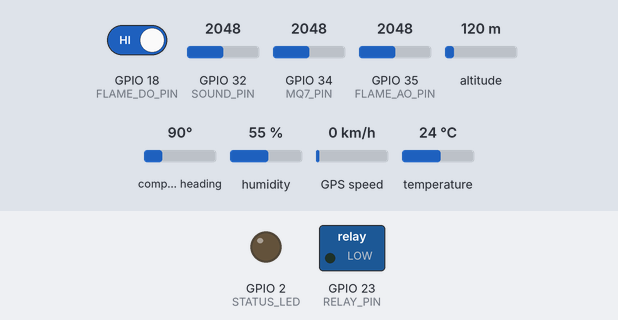
This sketch was run on a simulated ESP32. On the bench: switched loads named in the sketch (green lamp = pin HIGH), output pins drawn as LEDs (lit = HIGH). The test bench sets the inputs (shaded band); at power-on: GPIO 35 (FLAME_AO_PIN) = 2048, GPIO 18 (FLAME_DO_PIN) HIGH, GPIO 32 (SOUND_PIN) = 2048, GPIO 34 (MQ7_PIN) = 2048, altitude 120 m, compass heading 90°, humidity 55 %, GPS speed 0 km/h, temperature 24 °C. WiFi joins after 1.5 s; servers stay silent unless stated; uploads are accepted with an empty reply; the GPS gets a fix after 3 s at 37.7749, -122.4194 with 8 satellites; what the sketch prints to the serial monitor is not drawn.

Above: at 0.0 s.
At 1.1 s:
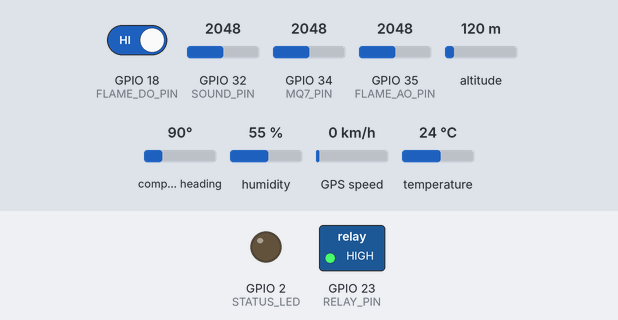
At 3.7 s:
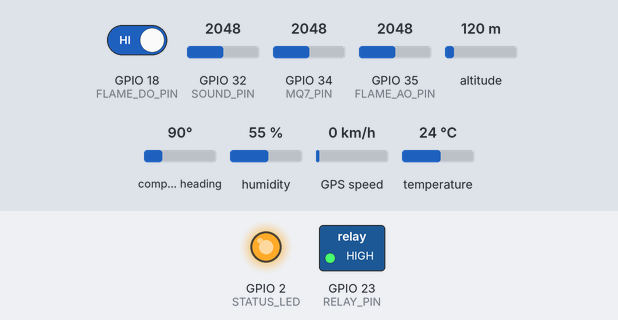
3.8 s: GPIO 35 (FLAME_AO_PIN) set to 1553
5.3 s: GPIO 35 (FLAME_AO_PIN) set to 1467
Timing chart, 0 to 8.3 s (numbered marks = the images above; inputs shaded):
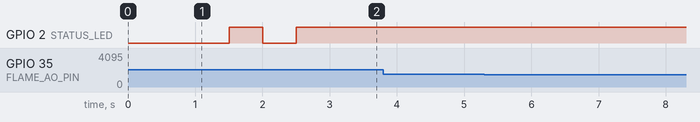

The sketch:

esp32_sensor_node.ino
```cpp
/**
 * FIREGUARD AI - ESP32 IoT Multi-Sensor Node Firmware
 *
 * Hardware connections:
 * - DHT22 (Temp & Humidity): GPIO 4 (with 10k pullup)
 * - MQ-7 (Carbon Monoxide): Analog GPIO 34 (ADC1_CH6)
 * - Flame Sensor (KY-026 / IR): Digital OUT GPIO 18, Analog OUT GPIO 35
 * - Sound / Decibel Microphone: Analog GPIO 32
 * - GPS (NEO-6M): RX GPIO 16, TX GPIO 17 (Serial2)
 * - Relay Module (Water Solenoid / Extinguisher): GPIO 23 (Active LOW)
 * - Status LED: GPIO 2
 */

#include <WiFi.h>
#include <HTTPClient.h>
#include <DHT.h>
#include <HardwareSerial.h>
#include <TinyGPS++.h>

// --- Wi-Fi & Dashboard Configuration ---
const char* WIFI_SSID     = "YOUR_WIFI_SSID";
const char* WIFI_PASSWORD = "YOUR_WIFI_PASSWORD";

// Target dashboard API endpoint (Local FastAPI or Cloud App URL)
const char* SERVER_URL    = "http://192.168.1.100:8000/api/esp32/telemetry";
const char* DEVICE_ID     = "ESP32-FIREGUARD-01";

// --- Pin Definitions ---
#define DHTPIN        4
#define DHTTYPE       DHT22
#define MQ7_PIN       34
#define FLAME_DO_PIN  18
#define FLAME_AO_PIN  35
#define SOUND_PIN     32
#define RELAY_PIN     23
#define STATUS_LED    2

#define GPS_RX_PIN    16
#define GPS_TX_PIN    17

// --- Objects ---
DHT dht(DHTPIN, DHTTYPE);
HardwareSerial ss(2);
TinyGPSPlus gps;

// --- Timing & Safety Variables ---
unsigned long lastTelemetryTime = 0;
const unsigned long TELEMETRY_INTERVAL = 2000; // 2 seconds

// Hardware safety interlock timer for relay
bool relayActive = false;
unsigned long relayActivatedTime = 0;
const unsigned long MAX_RELAY_RUN_MS = 30000; // 30 sec auto-shutoff safety limit

void setup() {
  Serial.begin(115200);
  delay(1000);
  Serial.println("\n[FIREGUARD AI] Booting ESP32 Sensor Node...");

  pinMode(STATUS_LED, OUTPUT);
  pinMode(RELAY_PIN, OUTPUT);
  digitalWrite(RELAY_PIN, HIGH); // Relay OFF (Active LOW)

  pinMode(FLAME_DO_PIN, INPUT);
  pinMode(MQ7_PIN, INPUT);
  pinMode(FLAME_AO_PIN, INPUT);
  pinMode(SOUND_PIN, INPUT);

  dht.begin();
  ss.begin(9600, SERIAL_8N1, GPS_RX_PIN, GPS_TX_PIN);

  // Connect to WiFi
  connectWiFi();
}

void connectWiFi() {
  Serial.printf("[WIFI] Connecting to %s", WIFI_SSID);
  WiFi.mode(WIFI_STA);
  WiFi.begin(WIFI_SSID, WIFI_PASSWORD);

  int attempts = 0;
  while (WiFi.status() != WL_CONNECTED && attempts < 25) {
    delay(500);
    Serial.print(".");
    digitalWrite(STATUS_LED, !digitalRead(STATUS_LED));
    attempts++;
  }

  if (WiFi.status() == WL_CONNECTED) {
    digitalWrite(STATUS_LED, HIGH);
    Serial.println("\n[WIFI] Connected successfully!");
    Serial.printf("[WIFI] IP Address: %s\n", WiFi.localIP().toString().c_str());
  } else {
    Serial.println("\n[WIFI] Connection failed. Retrying in main loop...");
  }
}

float readMq7CoPpm(int rawAdc) {
  // Approximate MQ-7 ppm curve calculation
  float sensorVoltage = (rawAdc / 4095.0) * 3.3;
  if (sensorVoltage <= 0.1) return 5.0;
  float rs = (3.3 - sensorVoltage) / sensorVoltage * 10.0; // Rs with 10k load
  float ratio = rs / 10.0; // R0 approx 10k
  float ppm = 100.0 * pow(ratio, -1.5);
  return constrain(ppm, 1.0, 1000.0);
}

float readSoundDb(int rawAdc) {
  // Sound peak-to-peak estimation
  float volts = (rawAdc / 4095.0) * 3.3;
  float db = 40.0 + (volts * 25.0); // Rough dB estimate
  return constrain(db, 30.0, 110.0);
}

void checkRelaySafety() {
  if (relayActive) {
    if (millis() - relayActivatedTime > MAX_RELAY_RUN_MS) {
      Serial.println("[SAFETY] Relay auto-shutoff timeout triggered! Shutting down pump.");
      digitalWrite(RELAY_PIN, HIGH); // Active LOW -> OFF
      relayActive = false;
    }
  }
}

void loop() {
  // Maintain GPS parsing
  while (ss.available() > 0) {
    gps.encode(ss.read());
  }

  // Safety interlock check
  checkRelaySafety();

  // Periodic Telemetry Transmission
  if (millis() - lastTelemetryTime >= TELEMETRY_INTERVAL) {
    lastTelemetryTime = millis();

    if (WiFi.status() != WL_CONNECTED) {
      connectWiFi();
      return;
    }

    // 1. Read DHT22
    float temperature = dht.readTemperature();
    float humidity = dht.readHumidity();
    if (isnan(temperature)) temperature = 24.5;
    if (isnan(humidity)) humidity = 48.0;

    // 2. Read Flame Sensor
    int flameRaw = analogRead(FLAME_AO_PIN);
    bool flameDetected = (digitalRead(FLAME_DO_PIN) == LOW) || (flameRaw < 1500);

    // 3. Read MQ-7 Carbon Monoxide
    int mq7Raw = analogRead(MQ7_PIN);
    float coPpm = readMq7CoPpm(mq7Raw);

    // 4. Read Sound Sensor
    int soundRaw = analogRead(SOUND_PIN);
    float soundDb = readSoundDb(soundRaw);

    // 5. GPS Data
    double lat = gps.location.isValid() ? gps.location.lat() : 37.7749;
    double lng = gps.location.isValid() ? gps.location.lng() : -122.4194;
    double alt = gps.altitude.isValid() ? gps.altitude.meters() : 15.0;
    int sats = gps.satellites.isValid() ? gps.satellites.value() : 7;

    // 6. Build JSON Payload
    String jsonPayload = "{";
    jsonPayload += "\"deviceId\":\"" + String(DEVICE_ID) + "\",";
    jsonPayload += "\"temperature\":" + String(temperature, 1) + ",";
    jsonPayload += "\"humidity\":" + String(humidity, 1) + ",";
    jsonPayload += "\"mq7_co_ppm\":" + String(coPpm, 1) + ",";
    jsonPayload += "\"flame_detected\":" + String(flameDetected ? "true" : "false") + ",";
    jsonPayload += "\"flame_raw\":" + String(flameRaw) + ",";
    jsonPayload += "\"sound_db\":" + String(soundDb, 1) + ",";
    jsonPayload += "\"relay_active\":" + String(relayActive ? "true" : "false") + ",";
    jsonPayload += "\"battery_mv\":3850,";
    jsonPayload += "\"gps\":{";
    jsonPayload += "\"lat\":" + String(lat, 6) + ",";
    jsonPayload += "\"lng\":" + String(lng, 6) + ",";
    jsonPayload += "\"altitude\":" + String(alt, 1) + ",";
    jsonPayload += "\"satellites\":" + String(sats);
    jsonPayload += "}}";

    // 7. Send HTTP POST to Dashboard
    HTTPClient http;
    http.begin(SERVER_URL);
    http.addHeader("Content-Type", "application/json");

    int httpCode = http.POST(jsonPayload);
    if (httpCode == HTTP_CODE_OK || httpCode == HTTP_CODE_CREATED) {
      Serial.printf("[INGEST] Sent telemetry successfully: Temp=%.1fC, CO=%.1fppm, Flame=%s\n",
                    temperature, coPpm, flameDetected ? "YES" : "NO");
    } else {
      Serial.printf("[INGEST ERROR] HTTP %d: %s\n", httpCode, http.errorToString(httpCode).c_str());
    }
    http.end();
  }
}
```

Measured:
- after the input at 3.8 s, every drawn part: stays the same
- after the input at 5.3 s, every drawn part: stays the same
